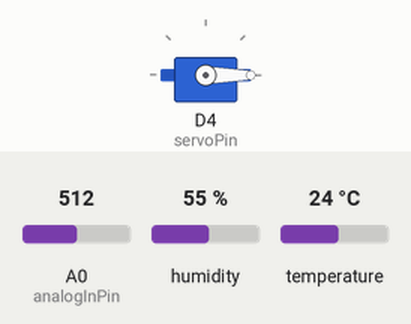
Recording of a sketch running on a simulated ESP8266 (NodeMCU). Parts: servo. The inputs (shaded band) are chosen by the test bench; at power-on: A0 (analogInPin) = 512, humidity 55 %, temperature 24 °C. WiFi joins after 1.5 s; servers stay silent unless stated; web services answer with replies made up by the test bench; what the sketch prints to the serial monitor is not drawn.

Above: at 3.55 s.
At 14.5 s:
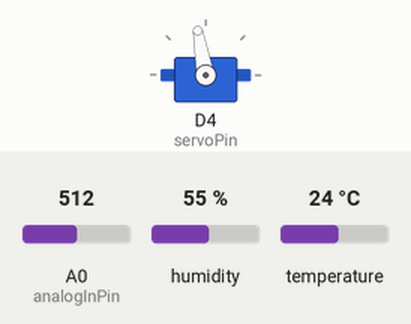
Timing chart, 0 to 19.5 s (numbered marks = the images above):
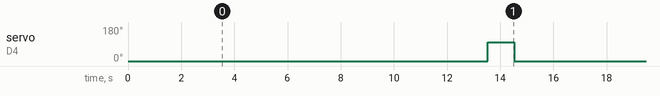

The sketch:

ThingSpeak_servo_.ino
```cpp
#include <ESP8266WiFi.h>
#include <DHT.h>
#include <Servo.h>
Servo servo;
#define PIN_DHT D6
#define servoPin 2 // D4
String apiKey = "A0DTYL1X74TO94O7";
const char * ssid = "SMART324_3";
const char * password = "76543210";
const char * host = "184.106.153.149";

DHT dht(PIN_DHT, DHT11);
WiFiServer server(80);
WiFiClient client;

const int analogInPin = A0;

int sensorValue = 0;
int outputValue = 0;


void setup() {
  Serial.begin(115200);
  delay(10);
  pinMode(PIN_DHT,INPUT);
  dht.begin();
    /****servo ***/
  servo.attach(servoPin);
  servo.write(0);
  delay(2000);
  Serial.println();
  Serial.println();
  Serial.print("Connecting to ");
  Serial.println(ssid);
  WiFi.begin(ssid, password);
  while (WiFi.status() != WL_CONNECTED)
  {
    delay(500);
    Serial.print(".");
  }
  Serial.println("");
  Serial.println("WiFi connected");
  Serial.print("IP address: ");
  Serial.println(WiFi.localIP());

}
float value;
float hvalue;
void loop() {
  delay(10000);

  value = dht.readTemperature();
  String tt = (String)value;
  hvalue = dht.readHumidity();

  sensorValue = analogRead(analogInPin);
  String vvalue = (String)sensorValue;
    if(sensorValue > 500){

    servo.write(100);
    delay(1000);
    servo.write(0);
    delay(1000);
  }
 Serial.print("Temperature : ");
 Serial.println(tt);

 Serial.print("connecting to ");
 Serial.println(host);
 const int httpPort = 80;


 if(client.connect(host,80)){
  String getStr = "GET /update?api_key=";
  getStr += apiKey;
  getStr += "&field1=";
  getStr += String(value);
  getStr += "&field2=";
  getStr += String(hvalue);
  getStr += "&field3=";
  getStr += (vvalue);
  getStr += "\r\n\r\n";
   client.print(getStr + " HTTP/1.1\r\n" +
 "Host: " + host + "\r\n" +
 "Connection: close\r\n\r\n");

  Serial.print("Temp_A: ");
  Serial.print(value);
  Serial.print(" C ");
  Serial.print(" Humidity_A: ");
  Serial.print(hvalue);
  Serial.print(" % ");
  Serial.print(" Reeistor_A: ");
  Serial.print(vvalue);
  Serial.print(" send to Thingspeak");

 }
  unsigned long timeout = millis();
 while (client.available() == 0)
 {
 if (millis() - timeout > 5000)
 {
 Serial.println(">>> Client Timeout !");
 client.stop();
 return;
 }
 }
}
```

Measured:
- by itself, servo on D4 (servoPin): alternates 100° for 1.0 s and 0° for 11.3 s
